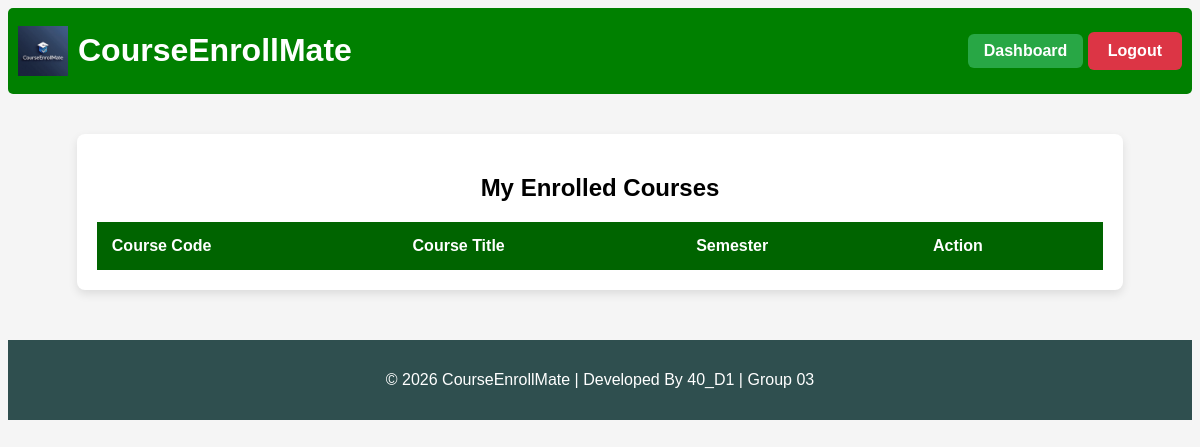
/my_courses (signed in), run on an earlier commit of the app's database.
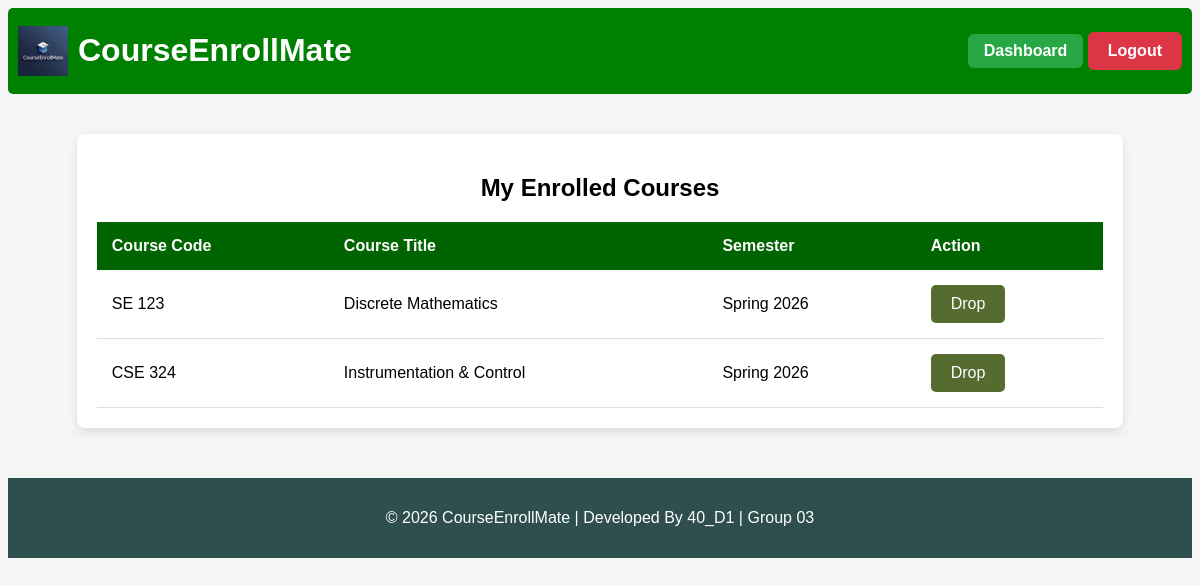
And on a later commit of the database.
### tables this page shows
CREATE TABLE enrollment_requests (
    id INTEGER PRIMARY KEY AUTOINCREMENT,
    student_id INTEGER NOT NULL,
    offering_id INTEGER NOT NULL,
    request_date TIMESTAMP DEFAULT CURRENT_TIMESTAMP,
    status TEXT CHECK(status IN ('pending','approved','rejected')) DEFAULT 'pending', rejection_reason TEXT,
    FOREIGN KEY (student_id) REFERENCES users(id),
    FOREIGN KEY (offering_id) REFERENCES course_offerings(id)
);

CREATE TABLE courses (
    id INTEGER PRIMARY KEY AUTOINCREMENT,
    course_code TEXT UNIQUE NOT NULL,
    course_title TEXT NOT NULL,
    course_description TEXT,
    credit_hours INTEGER NOT NULL,
    created_at TIMESTAMP DEFAULT CURRENT_TIMESTAMP
);

CREATE TABLE semesters (
    id INTEGER PRIMARY KEY AUTOINCREMENT,
    semester_name TEXT NOT NULL,
    start_date TEXT,
    end_date TEXT,
    status TEXT CHECK(status IN ('active','inactive')) DEFAULT 'inactive'
);

### app.py (the view)
@app.route("/my_courses")
@login_required
@role_required("student")
def my_courses():
    student_id = session["user_id"]
    conn = get_db_connection()
    courses = conn.execute("""
        SELECT
            er.id AS enrollment_id,
            co.id AS offering_id,
            co.semester_id,
            c.course_code,
            c.course_title,
            s.semester_name
        FROM enrollment_requests er
        JOIN course_offerings co ON er.offering_id = co.id
        JOIN courses c ON co.course_id = c.id
        JOIN semesters s ON co.semester_id = s.id
        WHERE er.student_id = ? AND er.status = 'approved'
    """, (student_id,)).fetchall()
    course_list = []
    for c in courses:
        deadline = conn.execute("""
            SELECT deadline_date FROM drop_deadline
            WHERE semester_id = ?
        """, (c["semester_id"],)).fetchone()
        if deadline and date.today() > date.fromisoformat(deadline["deadline_date"]):
            drop_allowed = False
        else:
            drop_allowed = True
        course_list.append({
            "enrollment_id": c["enrollment_id"],
            "course_code": c["course_code"],
            "course_title": c["course_title"],
            "semester_name": c["semester_name"],
            "drop_allowed": drop_allowed
        })
    conn.close()
    return render_template("my_courses.html", courses=course_list)

### app.py (called while the page is built)
def get_db_connection():
    conn = sqlite3.connect("courseenrollmate.db")
    conn.row_factory = sqlite3.Row
    conn.execute("PRAGMA foreign_keys = ON")
    return conn

### helper.py (called while the page is built)
def login_required(f):
    @wraps(f)
    def decorated_function(*args, **kwargs):
        if "username" not in session:
            return redirect("/login")
        return f(*args, **kwargs)
    return decorated_function

def role_required(role):
    def decorator(f):
        @wraps(f)
        def decorated_function(*args, **kwargs):
            if session.get("role") != role:
                return "403 Forbidden: Unauthorized access"
            return f(*args, **kwargs)
        return decorated_function
    return decorator

### templates/my_courses.html
{% extends "base.html" %}
{% block body %}
<div class="table-container">
<h2>My Enrolled Courses</h2>
<table>
<thead>
<tr>
<th>Course Code</th>
<th>Course Title</th>
<th>Semester</th>
<th>Action</th>
</tr>
</thead>
{% for c in courses %}
<tbody>
<td>{{ c.course_code }}</td>
<td>{{ c.course_title }}</td>
<td>{{ c.semester_name }}</td>
<td>
    {% if c.drop_allowed %}
        <a href="/drop_course/{{ c.enrollment_id }}">Drop</a>
    {% else %}
        <button disabled>Deadline Passed</button>
    {% endif %}
</td>
</tr>
</tbody>
<tr>
{% endfor %}
</table>
</div>
{% endblock %}

What changed in the data, as far as the page shows it:
now on this page (row edited): enrollment_requests: course_code "SE 123", course_title "Discrete Mathematics", semester_name "Spring 2026"
now on this page (row edited): enrollment_requests: course_code "CSE 324", course_title "Instrumentation & Control", semester_name "Spring 2026"
